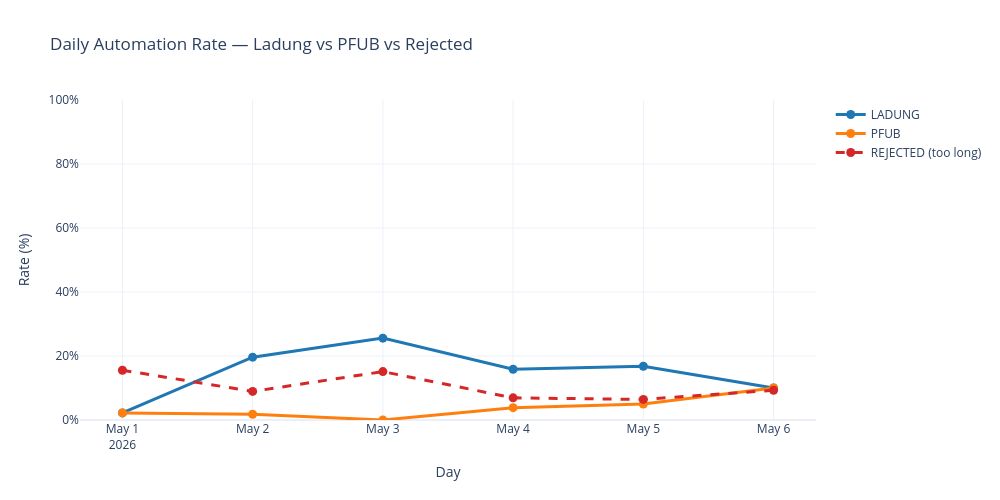

Notebook code for this chart:
### Code cell
# Daily automation rate (%) for ladung and pfub vs total incoming attachments
daily_df = (
    pd.concat(
        [
            daily_incoming_egvp_attachments.rename('total'),
            daily_incoming_egvp_rejected_attachments.rename('rejected'),
            daily_automated_ladung.rename('ladung'),
            daily_automated_pfub.rename('pfub'),
        ],
        axis=1,
    )
    .fillna(0)
    .sort_index()
)
daily_df.index = pd.to_datetime(daily_df.index)
daily_df.index.name = 'day'
daily_df['ladung_pct'] = (daily_df['ladung'] / daily_df['total'] * 100).round(2)
daily_df['pfub_pct'] = (daily_df['pfub'] / daily_df['total'] * 100).round(2)
daily_df['rejected_pct'] = (daily_df['rejected'] / daily_df['total'] * 100).round(2)

plot_df = daily_df.reset_index()

y_cols = ['ladung_pct', 'pfub_pct', 'rejected_pct']
abs_cols = {'ladung_pct': 'ladung', 'pfub_pct': 'pfub', 'rejected_pct': 'rejected'}
labels_map = {'ladung_pct': 'LADUNG', 'pfub_pct': 'PFUB', 'rejected_pct': 'REJECTED (too long)'}

fig = px.line(
    plot_df,
    x='day',
    y=y_cols,
    markers=True,
    title='Daily Automation Rate — Ladung vs PFUB vs Rejected',
    labels={'day': 'Day', 'value': 'Rate (%)', 'variable': 'Series'},
    color_discrete_map={
        'ladung_pct': '#1f77b4',
        'pfub_pct': '#ff7f0e',
        'rejected_pct': '#d62728',
    },
)

# add absolute counts as hover info; dash the rejected line to distinguish it
for trace in fig.data:
    col = trace.name
    abs_col = abs_cols[col]
    trace.customdata = np.stack(
        [daily_df[abs_col].values, daily_df['total'].values], axis=-1
    )
    trace.hovertemplate = (
        '<b>%{x|%Y-%m-%d}</b><br>'
        'Total incoming: %{customdata[1]:.0f}<br>'
        'Count: %{customdata[0]:.0f} / %{customdata[1]:.0f}<br>'
        'Rate: %{y:.2f}%<extra>' + labels_map[col] + '</extra>'
    )
    if col == 'rejected_pct':
        trace.line.dash = 'dash'

# rename legend entries
fig.for_each_trace(lambda t: t.update(name=labels_map[t.name]))

fig.update_layout(
    template='plotly_white',
    width=1000,
    height=500,
    hovermode='x unified',
    yaxis=dict(ticksuffix='%', range=[0, 100]),
    legend_title_text='',
)
fig.update_traces(line=dict(width=3), marker=dict(size=9), selector=dict(mode='lines+markers'))
fig.show()

### Figure 1 — Plotly figure (JSON) as saved in the notebook; plotly's stock layout.template omitted (floating-point values rounded to 4 significant figures)
{"data": [{"customdata": [[1, 45], [11, 56], [22, 86], [119, 751], [128, 762], [14, 140]], "hovertemplate": "<b>%{x|%Y-%m-%d}</b><br>Total incoming: %{customdata[1]:.0f}<br>Count: %{customdata[0]:.0f} / %{customdata[1]:.0f}<br>Rate: %{y:.2f}%<extra>LADUNG</extra>", "legendgroup": "ladung_pct", "line": {"color": "#1f77b4", "dash": "solid", "width": 3}, "marker": {"size": 9, "symbol": "circle"}, "mode": "lines+markers", "name": "LADUNG", "orientation": "v", "showlegend": true, "type": "scatter", "x": ["2026-05-01T00:00:00.000000000", "2026-05-02T00:00:00.000000000", "2026-05-03T00:00:00.000000000", "2026-05-04T00:00:00.000000000", "2026-05-05T00:00:00.000000000", "2026-05-06T00:00:00.000000000"], "xaxis": "x", "y": [2.22, 19.64, 25.58, 15.85, 16.8, 10.0], "yaxis": "y"}, {"customdata": [[1.0, 45.0], [1.0, 56.0], [0.0, 86.0], [29.0, 751.0], [38.0, 762.0], [14.0, 140.0]], "hovertemplate": "<b>%{x|%Y-%m-%d}</b><br>Total incoming: %{customdata[1]:.0f}<br>Count: %{customdata[0]:.0f} / %{customdata[1]:.0f}<br>Rate: %{y:.2f}%<extra>PFUB</extra>", "legendgroup": "pfub_pct", "line": {"color": "#ff7f0e", "dash": "solid", "width": 3}, "marker": {"size": 9, "symbol": "circle"}, "mode": "lines+markers", "name": "PFUB", "orientation": "v", "showlegend": true, "type": "scatter", "x": ["2026-05-01T00:00:00.000000000", "2026-05-02T00:00:00.000000000", "2026-05-03T00:00:00.000000000", "2026-05-04T00:00:00.000000000", "2026-05-05T00:00:00.000000000", "2026-05-06T00:00:00.000000000"], "xaxis": "x", "y": [2.22, 1.79, 0.0, 3.86, 4.99, 10.0], "yaxis": "y"}, {"customdata": [[7, 45], [5, 56], [13, 86], [52, 751], [49, 762], [13, 140]], "hovertemplate": "<b>%{x|%Y-%m-%d}</b><br>Total incoming: %{customdata[1]:.0f}<br>Count: %{customdata[0]:.0f} / %{customdata[1]:.0f}<br>Rate: %{y:.2f}%<extra>REJECTED (too long)</extra>", "legendgroup": "rejected_pct", "line": {"color": "#d62728", "dash": "dash", "width": 3}, "marker": {"size": 9, "symbol": "circle"}, "mode": "lines+markers", "name": "REJECTED (too long)", "orientation": "v", "showlegend": true, "type": "scatter", "x": ["2026-05-01T00:00:00.000000000", "2026-05-02T00:00:00.000000000", "2026-05-03T00:00:00.000000000", "2026-05-04T00:00:00.000000000", "2026-05-05T00:00:00.000000000", "2026-05-06T00:00:00.000000000"], "xaxis": "x", "y": [15.56, 8.93, 15.12, 6.92, 6.43, 9.29], "yaxis": "y"}], "layout": {"height": 500, "hovermode": "x unified", "legend": {"title": {"text": ""}, "tracegroupgap": 0}, "title": {"text": "Daily Automation Rate — Ladung vs PFUB vs Rejected"}, "width": 1000, "xaxis": {"anchor": "y", "domain": [0, 1], "title": {"text": "Day"}}, "yaxis": {"anchor": "x", "domain": [0, 1], "range": [0, 100], "ticksuffix": "%", "title": {"text": "Rate (%)"}}}}
